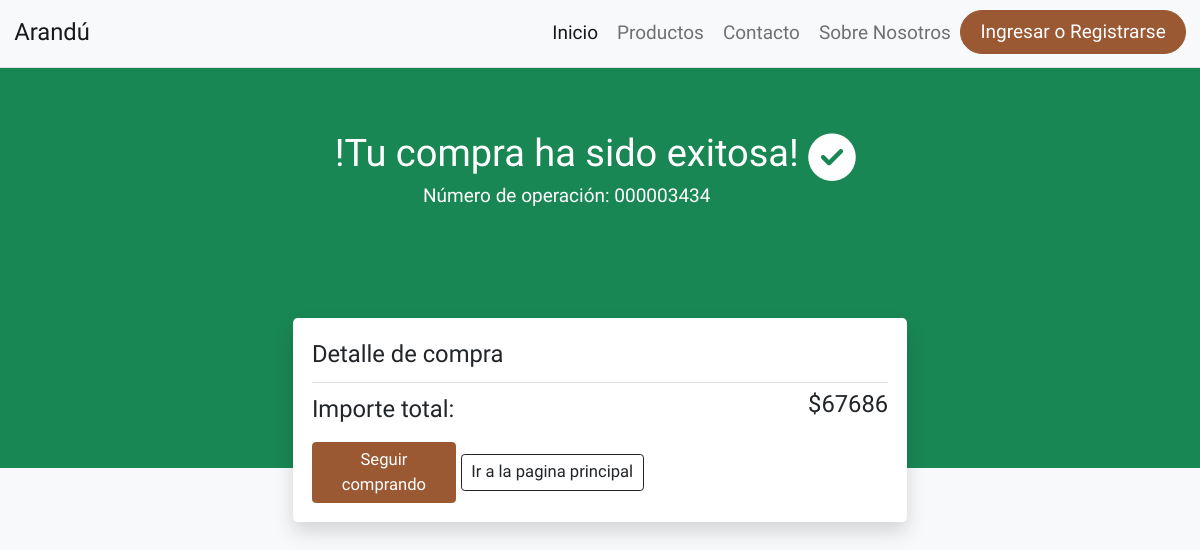
The app's page /index.php/venta_controller/guardar_venta, older data.
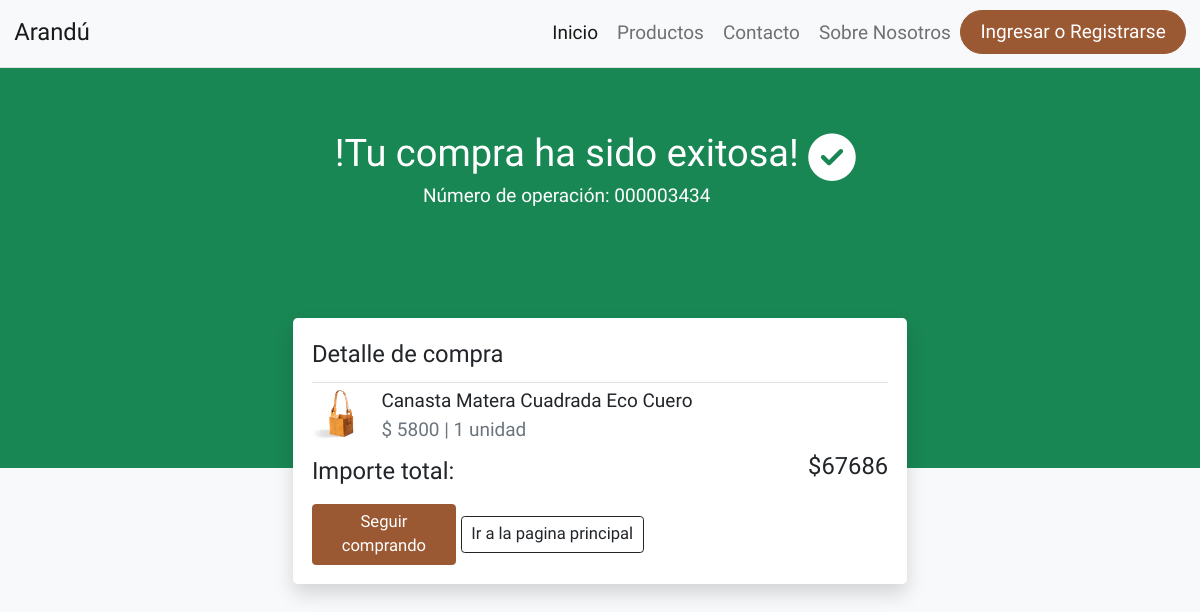
The same page, newer data.
### tables this page shows
CREATE TABLE `detalle_venta` (
  `idVentaDet` int(11) NOT NULL,
  `idProducto` int(11) NOT NULL,
  `detalle_cantidad` int(11) NOT NULL,
  `detalle_precio` int(11) NOT NULL
);

CREATE TABLE `producto` (
  `idProducto` int(11) NOT NULL,
  `nombre` varchar(70) NOT NULL,
  `descripcion` varchar(100) NOT NULL,
  `precio` decimal(10,2) NOT NULL,
  `img_producto` text NOT NULL,
  `estado` int(1) NOT NULL,
  `idCategoria` int(11) NOT NULL
);

### application/controllers/venta_controller.php (called while the page is built, shortened)
<?php
class Venta_controller extends CI_Controller
{
    public function __construct()
    {
        $this->load->model('ventas_model');
        $this->load->model('producto_model');
    }
    public function guardar_venta()
    {
        $encabezado_venta = array(
            'idCliente' => $this->session->userdata('idUsuario'),
            'venta_fecha' => date('Y-m-d')
        );
        $this->ventas_model->guardar_venta($encabezado_venta);
        $venta_id = $this->db->insert_id();
        $this->ver_detalle_venta($venta_id);
    }
    public function ver_detalle_venta($id){
        $data['detalle_ventas'] = $this->ventas_model->select_detalle_ventas($id);
        $data['id'] = $id;
		$this->load->view('plantillas/header',array('title'=>"Compra finalizada"));
		$this->load->view('plantillas/navbar');
		$this->load->view('venta', $data);
    }
}

### index.php (called while the page is built, shortened)
<?php
require_once BASEPATH.'core/CodeIgniter.php';

### application/models/ventas_model.php (called while the page is built, shortened)
<?php
class Ventas_model extends CI_Model
{
    public function guardar_venta($data){
        $this->db->insert('venta',$data);
    }
    public function select_detalle_ventas($id){
        $this->db->select('*');
        $this->db->from('detalle_venta');
        $this->db->where('idVentaDet',$id);
        $this->db->join('venta','venta.idVenta = detalle_venta.idVentaDet');
        $this->db->join('producto','producto.idProducto = detalle_venta.idProducto');
        $query = $this->db->get();
        return $query->result();
    }
}

### application/views/venta.php (the view, shortened to what this page needs)
<div class="row vh-100 justify-content-center bg-light">
    <div class="col-xs-12 bg-success text-white h-50 d-flex justify-content-center">
        <div class="content-text">
            <p class="text-center mb-0 fs-2 mt-5">!Tu compra ha sido exitosa!</p>
            <p class="font-sec text-center mt-0 fs-6 ">Número de operación: 000003434</p>
        </div>
        <i class="fa fa-check-circle fs-1 mt-5 p-2" aria-hidden="true"></i>
    </div>
    <div class="col-xs-8 col-md-6 position-relative h-50 ">
        <div class="container content-detalle position-absolute  start-0 bg-white shadow p-3 bg-body rounded">
            <p class="border-bottom pb-2 mb-1 fs-5">Detalle de compra</p>
            <ul class="list-group">
            <?php
            foreach($detalle_ventas as $venta){ ?>
                <li class="text-dark mb-1 d-flex ">
                    <img src="<?php echo base_url()?>uploads/<?php echo $venta->img_producto?>"
                        class="img-fluid" alt="..." width="60px">
                    <div class="px-2 content-text">
                        <p class="mb-0 font-sec"><?php echo $venta->nombre?></p>
                        <p class="mb-0 font-sec text-muted fs-6 ">$ <?php echo $venta->detalle_precio * $venta->detalle_cantidad?> | <?php echo $venta->detalle_cantidad?> unidad</p>
                    </div>
                </li>
            <?php }?>
            </ul>
            <div class="precio-venta d-flex align-items-center justify-content-between">
                <p class="pb-2 mb-0 fs-5">Importe total:</p>
                <p class="font-sec fs-5">$67686</p>
            </div>
            <a class="btn btn-secondary btn-sm btn-brown w-25" href="<?php echo base_url('productos')?>" role="button">Seguir comprando </a>
            <a class="btn btn-outline-dark btn-sm " href="<?php echo base_url('principal')?>" role="button">Ir a la pagina principal</a>
        </div>
    </div>
</div>
</body>
</html>

Row changes from the older to the newer data that the page shows:
added detalle_venta: idProducto.img_producto (picture), idProducto.nombre "Canasta Matera Cuadrada Eco Cuero", $venta->detalle_precio*$venta->detalle_cantidad "5800", detalle_cantidad "1"
